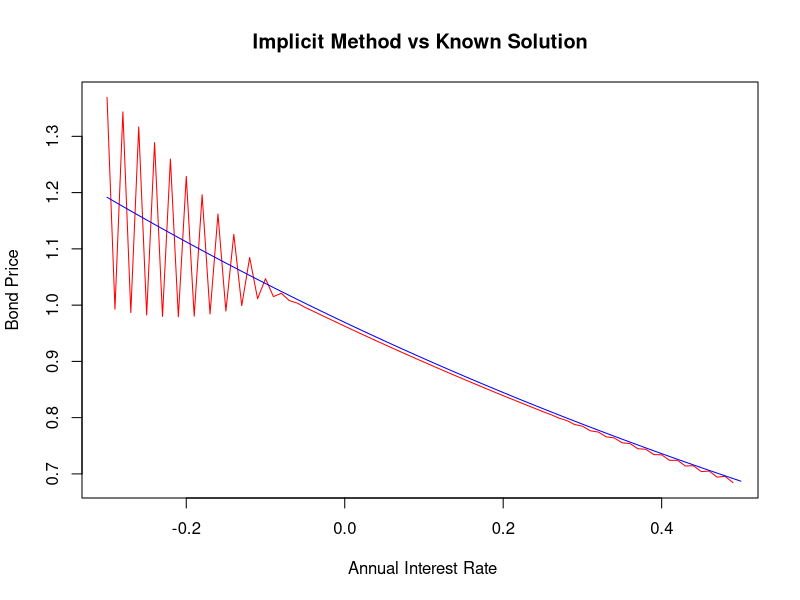
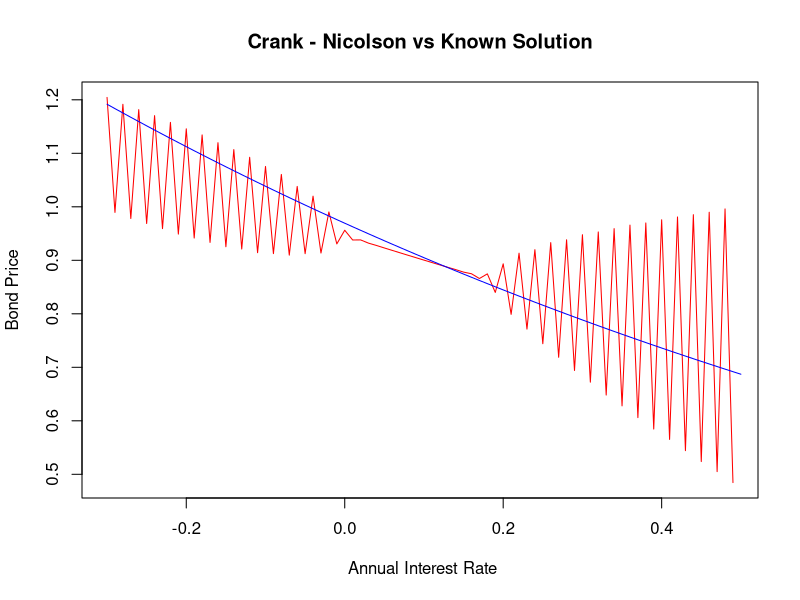

Recreate these plots in R, in order.
## ---- chunk 1
knitr::opts_chunk$set(echo = TRUE)
rm(list = ls(all =TRUE))
## ---- chunk 2
# Closed form solution to Bond price

bond_price <- function(alpha,beta,sigma,t,T,r){
  A <- (1-exp(-beta*(T-t)))/(beta)
  B <- (1/beta)*((alpha-(sigma)^2/(2*beta))*(A - T +t) - (sigma^(2)*A^2)/(4))
  exp(-A*r +B)
}

## ---- chunk 3
# Monte Carlo Simulation

monte_carlo <- function(alpha, beta, sigma, t, T, r, n, s){
  # s = number of sub-intervals
  # n = number of simulation trials  
  
  dt <- T/s
  sim_path <- matrix(NA,nrow = n, ncol = 1) # matrix to store simulated path integrals
  sim_r <- NULL # vector to store rates on the path
  
  
  for (d in 1:n){
    sim_r[1] <- r
    for (j in 2:s){
      mu <- alpha/beta + exp(-beta*dt)*(sim_r[j-1] -alpha/beta)
      sd <- sqrt((sigma^2/(2*beta))*(1 -exp(-2*beta*(dt))))
      sim_r[j] <- rnorm(1,mu,sd)
    }
    
    int <- dt*(sum(sim_r)) # integral of path
    sim_path[d,1] <- exp(-int) # bond price of path
    
  }
  mean(sim_path) # empirical expectation of bond price using all paths
}

## ---- chunk 4
#Generate normal RV
z=rnorm(1000)
z.=-z

# Another Version of the MOnte Carlo simulations
Crude_Monte_Carlo=function(alpha,beta,sigma,T,r0,n,s){
  
  # alpha, beta, sigma <- Fixed Parameters
  # T <- maturity time
  # r0 <- Initial rate at time 0
  # n <- Number of Simulations
  # s <- NUmber of Subintervals 
  
  #Simulate interest rates
  dt <- T/s # Length of sub-intervals
  sim_path= matrix(0,s+1,n) # Matrix that stores rate pathways
  sim_path[1,]= r0
  
  for (i in 1:n){
    for (j in 2:(s+1)){
      dr=alpha*(beta-sim_path[j-1,i])*dt+sigma*sqrt(dt)*rnorm(1)# Euler Discretization
      sim_path[j,i]=sim_path[j-1,i]+dr
    }
  }
  
  # Monte Carlo Simulations
  Sum=colSums(sim_path[2:(s+1),]*dt)
  int=exp(-Sum)
  mean=mean(int)
  sd=sd(int)/sqrt(n)
  result=c(mean,sd)
  result
}
## ---- chunk 5
# Improvements to the Monte Carlo Simulation


#################################################################################
# Antithetic Variates
################################################################################

Antithetic_variates= function(alpha,beta,sigma,T,r0,n,s){
  dt <- T/s # Length of sub-intervals
  sim_path= matrix(0,s+1,n) # Matrix that stores rate pathways
  sim_path_inv= matrix(0,nrow = s+1, ncol = n)# matrix to generate interest paths using inverse RV
  sim_path[1,]= r0
  sim_path_inv[1,]=r0
 
  
  for (i in 1:n){
    for (j in 2:(s+1)){
      dr=alpha*(beta-sim_path[j-1,i])*dt+sigma*sqrt(dt)*z[j-1] # Euler Discretization
      dr_i= alpha*(beta-sim_path_inv[j-1,i])*dt + sigma*sqrt(dt)*z.[j-1]
      sim_path[j,i]=sim_path[j-1,i]+dr
      sim_path_inv[j,i]=sim_path_inv[j-1,i]+dr_i
      
    }
  }
  
  # Monte Carlo Simulations
  Sum=colSums(sim_path[2:(s+1),]*dt)
  Sum.=colSums(sim_path_inv[2:(s+1),]*dt)
  int.=exp(-Sum.)
  int=exp(-Sum)# Estimate using the conjugate rates
  Average=(int+int.)/2 # Average of estimates
  mean=mean(Average)
  sd=sd(Average)/sqrt(n)
  result=c(mean,sd)
  result
  
}



## ---- chunk 6
#################################################################################
# Moment matching
#################################################################################

Moment_Matching=function(alpha,beta,sigma,T,r0,n,s){
  
  # alpha, beta, sigma <- Fixed Parameters
  # T <- maturity time
  # r0 <- Initial rate at time 0
  # n <- Number of Simulations
  # s <- NUmber of Subintervals 
  
  #Simulate interest rates
  dt <- T/s # Length of sub-intervals
  sim_path= matrix(0,s+1,n) # Matrix that stores rate pathways
  sim_path[1,]= r0
  z=rnorm(s)
  z_m= z-mean(z) # MOMENT MATCHING TRANSFORMATION 
  
  for (i in 1:n){
    for (j in 2:(s+1)){
      dr=alpha*(beta-sim_path[j-1,i])*dt+sigma*sqrt(dt)*z_m[j-1]# Euler Discretization
      sim_path[j,i]=sim_path[j-1,i]+dr
    }
  }
  
  # Monte Carlo Simulations
  Sum=colSums(sim_path[2:(s+1),]*dt)
  int=exp(-Sum)
  mean=mean(int)
  sd=sd(int)/sqrt(n)
  result=c(mean,sd)
  result
}
## ---- chunk 7
#################################################################################
# Control Variates
#################################################################################

# We have decided to make use of the CIR model as our control variate process.
# Below is the closed form solution under the CIR model
bond_price_CIR <- function(alpha,beta,sigma,t,T,r0){
  h <- sqrt(alpha^(2)+2*sigma^(2))
  A <-(2*h*exp((alpha+h)*(T-t)/2)/(2*h+(alpha+h)*(exp((T-t)*(h))-1)))^((2*alpha*beta)/sigma^(2))
  B <-2*(exp((T-t)*(h))-1)/(2*h+(alpha+h)*(exp((T-t)*(h))-1))
  A*exp(-B*r0)
}


# Monte Carlo Simulations of Bond Price under the CIR model

CIR_MC= function(alpha,beta,sigma,T,r0,n,s){
  
  dt <- T/s # Length of sub-intervals
  sim_path= matrix(0,s+1,n) # Matrix that stores rate pathways
  sim_path[1,]= r0
  
  for (i in 1:n){
    for (j in 2:(s+1)){
      dr=alpha*(beta-sim_path[j-1,i])*dt+(sigma*sqrt(dt)*rnorm(1)*sqrt(sim_path[j-1,i]))# Euler Discretization
      sim_path[j,i]=sim_path[j-1,i]+dr
    
    }
  }
  
  # Monte Carlo Simulations
  Sum=colSums(sim_path[2:(s+1),]*dt)
  int=exp(-Sum)
  mean=mean(int)
  sd=sd(int)/sqrt(n)
  result=c(mean,sd)
  result
  
}

# Therefore the control variates estimate:

Control_Variates_estimate= function(alpha, beta, sigma,t,T,r0,n,s){
  Crude_Monte_Carlo(alpha,beta,sigma,T,r0,n,s)[1]- CIR_MC(alpha,beta,sigma,T,r0,n,s)[1]+bond_price_CIR(alpha,beta,sigma,t,T,r0)
}
  

## ---- chunk 8
# Explicit Method

# Simple Bond price function
B <- function(t,T,r){
  exp(-(T-t)*r)
}

explicit <- function(alpha,beta,sigma,r,I){

# I = partition of time
# J = partition of rate
# dr = length of rate sub-intervals
# r must be in the middle of partition of J
# length of J must be twice the length of I
dr <- 2*r/(2*length(I))
  
J <- seq(0,2*r,dr)    

dt = 1/length(I) # length of each time sub-interval

V <- matrix(NA, nrow = length(J), ncol = length(I)+1) # empty matrix
nr <- length(J) # number of rows of the matrix - represents partition of rate
nt <- length(I)+1 # number of columns - represents partition of time

V[,length(I)+1] <- rep(1) # Boundary condition at expiry of bond

count <- 0 # set up count variable
for (i in rev(I)){ # rev is the reverse order of the time partition | i corresponds to the columns of the lattice
  count <- count+1 # keeping track of loop
  for (j in (1+count):(nr-count)){ # j corresponds to the rows of the lattice
    pu <- sigma^2/(2*dr^2) + (alpha -beta*J[nr-j])/(2*dr) # up value
    pm <- 1/dt -sigma^2/(dr^2) # middle value
    pd <- sigma^2/(2*(dr^2)) - (alpha -beta*J[nr-j])/(2*dr) # down value
    V[j,i] <- (1/(J[nr-j]+1/dt))*(pu*V[j-1,i+1] + pm*V[j,i+1] +pd*V[j+1,i+1])
  }

}

V[(nr+1)/2,1]
}

explicit(0.08,0.8,0.005,0.05,1:10)


## ---- chunk 9

# Implicit Method

implicit <- function(alpha,beta,sigma,r,I,J){
  # I = partition of time interval
  # J = partition of short rate variable
  
  nr <- length(J) # number of rows based on rate grid points
  nc <- length(I) # number of columns based on number of time grid points
  
  dr <- J[2] - J[1] #length of each sub-interval across J
  dt <- 1/length(I) #length of each sub-interval across I
  
  
  # For each j in J we define the following functions at a fixed time point
  
  pd <- function(j){
    dt*((alpha-beta*J[j+1])/(2*dr) - (sigma^2)/(2*dr^2))
    
  }
  
  pm <- function(j){
    dt*(J[j+1] + 1/dt +sigma^2/(dr^2))
  }
  
  pu <- function(j){
    -dt*((alpha-beta*J[j+1])/(2*dr) + (sigma^2)/(2*dr^2))
    
  }
  
  # Setting up tridiagonal matrix
  Diag <- matrix(0,nrow = nr-1,ncol = nr-1)
  
  # Filling main diagonal
  for (j in 1:(nr-1)){
    Diag[j,j] <- pm(j)
    
  }
  
  # Filling lower diagonal
  for (j in 2:(nr-1)){
    Diag[j,j-1] <- pd(j)
  }
  
  # Filling upper diagonal
  for (j in 1:(nr-2)){
    Diag[j,j+1] <- pu(j)
  }
  
  
  B <- matrix(1,ncol = 1,nrow = nr-1) # The matrix of bond prices at maturity time 
  
  for (i in I){
    C <- matrix(0,ncol = 1, nrow = nr-1) # Another matrix for boundary conditions
    C[nr-1,1] <- (-pu(nr-1))*B[nr-1,1]
    C[1,1] <- -pd(1)
    A <- B + C # Working backwards recursively 
    B <- solve(Diag)%*%A 
  }
  
  B # Output of bond prices at time 0 for varying rates
  
}

R <- implicit(0.08,0.8,0.005,0.05,1:100,seq(-0.3,0.5,0.01))

#============================================================================================
# Doing some plots

xvec <- seq(-0.3,0.5,0.01)
S <- NULL
for (r in 1:length(xvec)){
  S[r] <- bond_price(0.08,0.8,0.005,0,1,xvec[r])
  }
plot(R, x = xvec[1:length(xvec)-1],xlab = " Annual Interest Rate",ylab = "Bond Price",type = "l", col ="red", main = "Implicit Method vs Known Solution")
lines(xvec,S, col ="blue", lty =1.5)
## ---- chunk 10
# Crank-Nicholson Method

CN <- function(alpha, beta, sigma, r, I, J){
  # I = partition of time interval
  # J = partition of short rate interval
  
  X <- length(I) # number of time grid points
  Y <- length(J) # number of rate grid points
  
  nr <- Y - 1 # number of rows
  
  dr <- J[2] - J[1]
  dt <- 1/X
  
  #===========================================================================================
  # Define the following functions for j = 1,...,nr at each time point i
  
  pd <- function(j){
    (alpha -beta*J[j+1])/(2*dr) - sigma^2/(4*dr^2)
  }
  
  pm_1 <- function(j){
    J[j+1]/2 + 1/dt + sigma^2/(2*dr^2)
  }
  
  pm_2 <- function(j){
    -J[j+1]/2 + 1/dt - sigma^2/(2*dr^2)
  }
  
  pu <- function(j){
    - (alpha -beta*J[j+1])/(2*dr) - sigma^2/(4*dr^2)
  }
  
  #===========================================================================================
  # Define 2 tridiagonal matricies. One for time point i and one for time point i+1
  
  Diag_1 <- matrix(0,nrow = nr,ncol = nr)
  Diag_2 <- matrix(0,nrow = nr,ncol = nr)
  
  # Main diagonal of matrix 1
  for (j in 1:nr){
    Diag_1[j,j] <- pm_1(j)
    
  }
  
  # Filling lower diagonal of matrix 1
  for (j in 2:nr){
    Diag_1[j,j-1] <- pd(j)
  }
  
  # Filling upper diagonal of matirx 1
  for (j in 1:(nr-1)){
    Diag_1[j,j+1] <- pu(j)
  }  
  
  # Main diagonal of matrix 2
  for (j in 1:nr){
    Diag_2[j,j] <- pm_2(j)
    
  }
  
  # Filling lower diagonal of matrix 2
  for (j in 2:nr){
    Diag_2[j,j-1] <- -pd(j)
  }
  
  # Filling upper diagonal of matirx 2
  for (j in 1:(nr-1)){
    Diag_2[j,j+1] <- -pu(j)
  }
  
  
  #===========================================================================================
  # Constructing more matricies and iterating the procedure from maturity to time 0
  # These matricies take care of the boundary conditions
  C_1 <- matrix(0,nrow = nr,ncol = 1)
  C_1[1,1] <- pd(1)
  C_1[nr,1] <- pu(nr)
  
  C_2 <- matrix(0,nrow = nr,ncol = 1)
  C_2[1,1] <- -pd(1)
  C_2[nr,1] <- -pu(nr)
  
  # Vector of bond price values at time i
  Bond_values <- matrix(1,nrow = nr, ncol = 1)
  
  for (i in I){
    Inv <- solve(Diag_1)
    RHS <- Diag_2%*%Bond_values + C_2 - C_1
    Bond_values <- Inv%*%RHS
  }

  Bond_values
  
}


G <- CN(0.08,0.8,0.005,0.05, I=1:100, J = seq(-0.3,0.5,0.01))

#============================================================================================
# Doing some plots

xvec <- seq(-0.3,0.5,0.01)
S <- NULL
for (r in 1:length(xvec)){
  S[r] <- bond_price(0.08,0.8,0.005,0,1,xvec[r])
}
plot(G, x = xvec[1:length(xvec)-1],xlab = " Annual Interest Rate",ylab = "Bond Price",type = "l", col ="red", main = "Crank - Nicolson vs Known Solution")
lines(xvec,S, col ="blue", lty =1.5)
## ---- chunk 11
# Modified Fully Implicit Method
## ---- chunk 12
# Comparison of results
# Varying short rates

compare_mat <- matrix(NA,nrow = 10, ncol = 8) # matrix of comparison

colnames(compare_mat) <- c("Alpha","Beta","Sigma","Initial rate","Known Price","Monte Carlo"," MC System Time","MC Squared Deviations")


a = 0.01
b = 0.1
s = 0.04
t= 0
T = 1

for (j in 1:10){
  compare_mat[j,1] <- a
  compare_mat[j,2] <- b
  compare_mat[j,3] <- s
  compare_mat[j,4] <- 0.01 +0.01*(j-1)
  compare_mat[j,5] <- bond_price(alpha = compare_mat[j,1],beta = compare_mat[j,2], sigma = compare_mat[j,3], t= 0, T = 1, r = compare_mat[j,4])
  start_time <- proc.time()[1]
  compare_mat[j,6] <- monte_carlo(alpha = compare_mat[j,1],beta = compare_mat[j,2], sigma = compare_mat[j,3], t= 0, T = 1, r = compare_mat[j,4], n = 1000, s=250)
  compare_mat[j,7] <- proc.time()[1] -start_time
  compare_mat[j,8] <- (compare_mat[j,6] -compare_mat[j,5])^2
}

var <- sum(compare_mat[,8])/9

library(knitr)
kable(compare_mat,align = "c")
      
